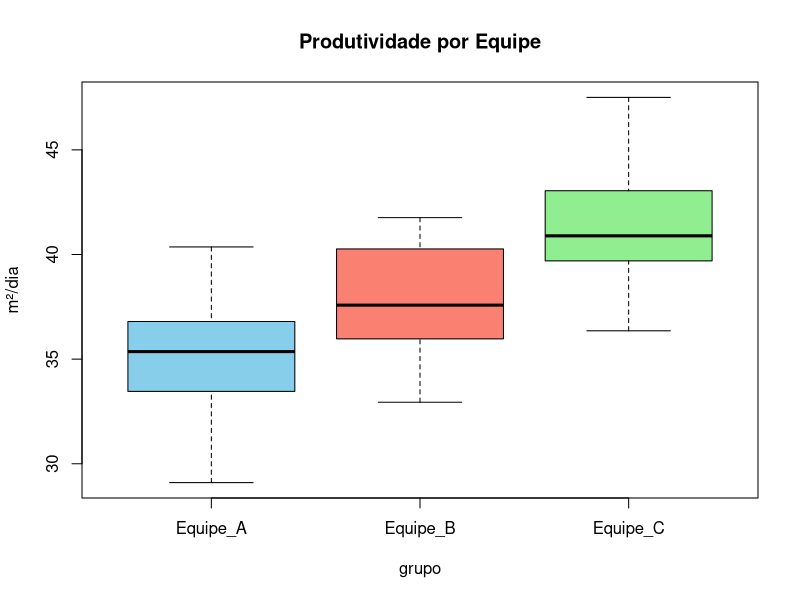

Here is the R script that generated this plot:
## ---- chunk 1
knitr::opts_chunk$set(echo = FALSE)
## ---- chunk 2
# --- Simulação de Dados ---
set.seed(123) # para reprodutibilidade

grupo1 <- rnorm(20, mean = 35, sd = 3)  # Equipe A
grupo2 <- rnorm(20, mean = 38, sd = 3)  # Equipe B
grupo3 <- rnorm(20, mean = 41, sd = 3)  # Equipe C

# Combinar dados
produtividade <- c(grupo1, grupo2, grupo3)
grupo <- factor(rep(c("Equipe_A", "Equipe_B", "Equipe_C"), each = 20))
dados <- data.frame(grupo, produtividade)

# --- Visualização Gráfica ---
boxplot(produtividade ~ grupo, data = dados,
        main = "Produtividade por Equipe",
        ylab = "m²/dia", col = c("skyblue", "salmon", "lightgreen"))

# --- Estatística Descritiva por Grupo ---
aggregate(produtividade ~ grupo, data = dados, summary)

# --- ANOVA ---
anova_resultado <- aov(produtividade ~ grupo, data = dados)
summary(anova_resultado)

# --- Teste de Normalidade dos Resíduos ---
shapiro.test(residuals(anova_resultado))

# --- Verificação de Homogeneidade de Variâncias ---
library(car)
leveneTest(produtividade ~ grupo, data = dados)


